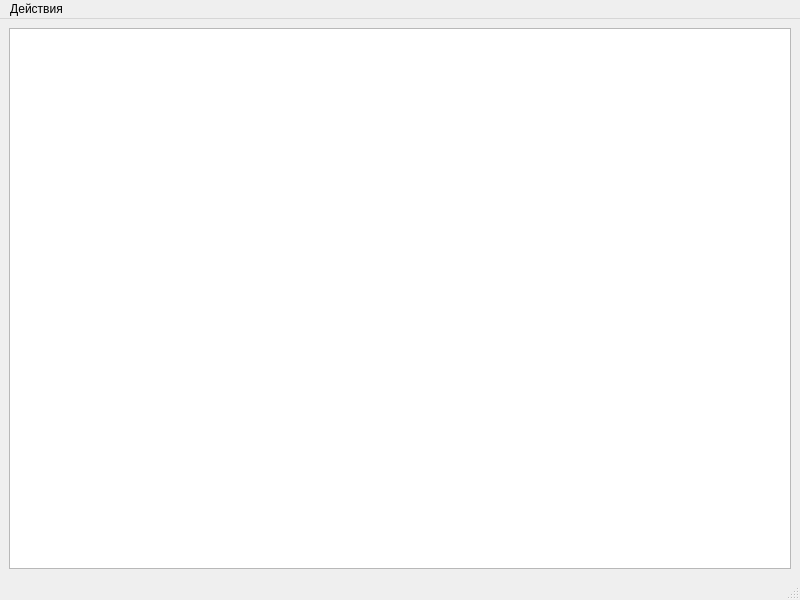
<?xml version="1.0" encoding="UTF-8"?>
<ui version="4.0">
 <class>MainWindow</class>
 <widget class="QMainWindow" name="MainWindow">
  <property name="geometry">
   <rect>
    <x>0</x>
    <y>0</y>
    <width>800</width>
    <height>600</height>
   </rect>
  </property>
  <property name="windowTitle">
   <string>MainWindow</string>
  </property>
  <widget class="QWidget" name="centralwidget">
   <layout class="QGridLayout" name="gridLayout">
    <item row="0" column="0">
     <widget class="QTableWidget" name="addedGoods"/>
    </item>
   </layout>
  </widget>
  <widget class="QMenuBar" name="menubar">
   <property name="geometry">
    <rect>
     <x>0</x>
     <y>0</y>
     <width>800</width>
     <height>26</height>
    </rect>
   </property>
   <widget class="QMenu" name="menu">
    <property name="title">
     <string>Действия</string>
    </property>
    <addaction name="newItem"/>
    <addaction name="prihodNaklad"/>
   </widget>
   <addaction name="menu"/>
  </widget>
  <widget class="QStatusBar" name="statusbar"/>
  <action name="newItem">
   <property name="text">
    <string>Добавить товар...</string>
   </property>
  </action>
  <action name="prihodNaklad">
   <property name="text">
    <string>Создать приходную накладную</string>
   </property>
  </action>
 </widget>
 <resources/>
 <connections/>
</ui>
